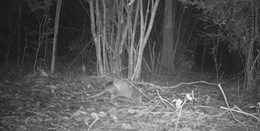
%> input picture test.jpg, 260 x 131 px, shrunk from 743 x 373 before the run
$ octave dip_final.m   (GNU Octave 9; MATLAB toolbox functions it lacks are replaced by stand-ins)
%> lines starting %> are read from the running program, lines starting %| are printed output that depends on the picture
clear
clc

%read in image
I = imread("test.jpg");
%> I is the input picture: size 131x260x3 uint8; min 16, max 246, mean 86
I = rgb2gray(I);
%> I: size 131x260 uint8
I = double(I);
%> I: size 131x260 double

%calculate filters
g1 = gaussian_filter(I,5);
g2 = gaussian_filter(I,20);
g3 = gaussian_filter(I,240);

%apply functions
r = msr(I,g1,g2,g3);
g = gain_offset(r);
g = lum(I,g);

%show images
subplot(3,1,1),imshow(I,[])
title("original image")
subplot(3,1,2),imshow(r,[])
title("MSR image")
subplot(3,1,3),imshow(g,[])
title("luminence preservation and gain offset")


%function for 2D Gaussian filter
function [g,filt] = gaussian_filter(f,sigma)
%> called with sigma = 5
    [M, N] = size(f);
%> M = 131; N = 260
    [u, v] = meshgrid(1:N, 1:M);
    filt = exp(-1*(((u-N/2).^2+(v-M/2).^2)/(2*pi*sigma^2)));
    g = conv2(f,filt,'same');
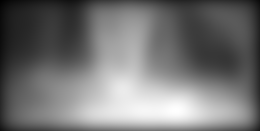
%> g: size 131x260 double; min 4397.9, max 80398.2, mean 39272.3; drawn with min black and max white
%> call 2 of gaussian_filter, with sigma = 20
%> in gaussian_filter (call 2), `g = conv2(f,filt,'same');`:
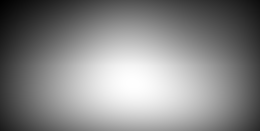
%> g: size 131x260 double; min 69734.3, max 825810.4, mean 466880.6; drawn with min black and max white
%> call 3 of gaussian_filter, with sigma = 240
%> in gaussian_filter (call 3), `g = conv2(f,filt,'same');`:
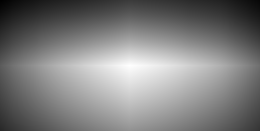
%> g: size 131x260 double; min 485584, max 2882386.5, mean 1674159; drawn with min black and max white
end

%function for multi scale retinex
function r = msr(f,g1,g2,g3)
    r1 = log(double(f))-log(double(g1));
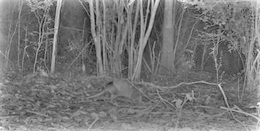
%> r1: size 131x260 double; min -7.36, max -4.77, mean -6.15; drawn with min black and max white
    r2 = log(double(f))-log(double(g2));
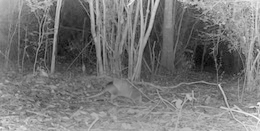
%> r2: size 131x260 double; min -9.86, max -7.24, mean -8.64; drawn with min black and max white
    r3 = log(double(f))-log(double(g3));
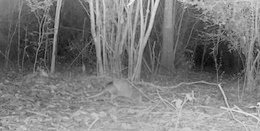
%> r3: size 131x260 double; min -11.29, max -8.55, mean -9.96; drawn with min black and max white
    r = (r1+r2+r3)/3;

end

%function for gain-offset
function g = gain_offset(f)
    G = 150;
    b = 0.6;
    g = G*(f+b);

end

%function for preserving luminence
function g = lum(f, r)
    f_scaled = mat2gray(f);
    r_scaled = mat2gray(r);
    g = (abs(r_scaled-f_scaled)+r_scaled-f_scaled)/2 + f_scaled;
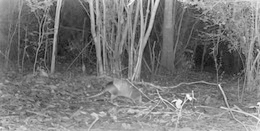
%> g: size 131x260 double; min 0, max 1, mean 0.473

end

% [48 lines left out: functions intScaling4e, intScaleGrayImage, not called in this run]
